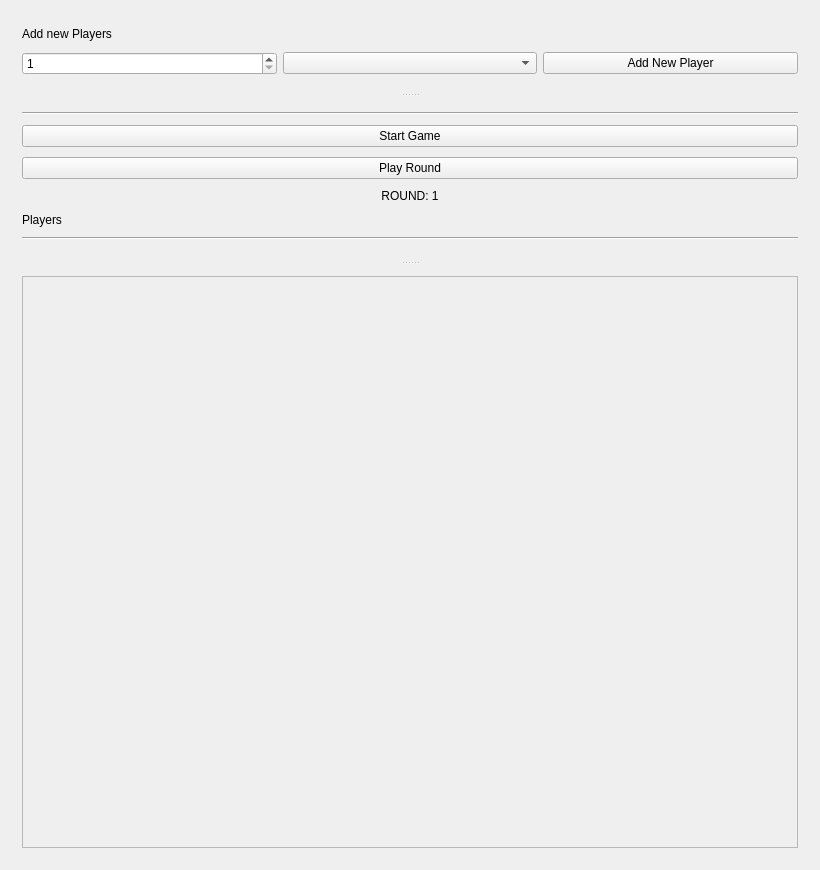
<?xml version="1.0" encoding="UTF-8"?>
<ui version="4.0">
 <class>MainWindow</class>
 <widget class="QMainWindow" name="MainWindow">
  <property name="geometry">
   <rect>
    <x>0</x>
    <y>0</y>
    <width>820</width>
    <height>870</height>
   </rect>
  </property>
  <property name="maly-dresiarz" stdset="0">
   <string>Hello, World!</string>
  </property>
  <widget class="QWidget" name="centralWidget">
   <property name="enabled">
    <bool>true</bool>
   </property>
   <layout class="QGridLayout" name="gridLayout_3">
    <item row="0" column="0">
     <widget class="QSplitter" name="splitter">
      <property name="orientation">
       <enum>Qt::Vertical</enum>
      </property>
      <widget class="QWidget" name="gridLayoutWidget">
       <layout class="QGridLayout" name="gridLayout">
        <item row="1" column="2">
         <widget class="QPushButton" name="AddNewPlayerW">
          <property name="text">
           <string>Add New Player</string>
          </property>
         </widget>
        </item>
        <item row="1" column="0">
         <widget class="QSpinBox" name="PlayerAmountW">
          <property name="minimum">
           <number>1</number>
          </property>
         </widget>
        </item>
        <item row="1" column="1">
         <widget class="QComboBox" name="PlayerTypeW"/>
        </item>
        <item row="0" column="0">
         <widget class="QLabel" name="label">
          <property name="sizePolicy">
           <sizepolicy hsizetype="Minimum" vsizetype="Fixed">
            <horstretch>0</horstretch>
            <verstretch>0</verstretch>
           </sizepolicy>
          </property>
          <property name="lineWidth">
           <number>1</number>
          </property>
          <property name="text">
           <string>Add new Players</string>
          </property>
          <property name="textFormat">
           <enum>Qt::PlainText</enum>
          </property>
         </widget>
        </item>
       </layout>
      </widget>
      <widget class="QWidget" name="gridLayoutWidget_2">
       <layout class="QGridLayout" name="gridLayout_2">
        <item row="3" column="0">
         <widget class="QPushButton" name="PlayRoundW">
          <property name="text">
           <string>Play Round</string>
          </property>
         </widget>
        </item>
        <item row="6" column="0">
         <widget class="Line" name="line_2">
          <property name="orientation">
           <enum>Qt::Horizontal</enum>
          </property>
         </widget>
        </item>
        <item row="4" column="0">
         <widget class="QLabel" name="roundNumLabelW">
          <property name="sizePolicy">
           <sizepolicy hsizetype="Minimum" vsizetype="Fixed">
            <horstretch>0</horstretch>
            <verstretch>0</verstretch>
           </sizepolicy>
          </property>
          <property name="autoFillBackground">
           <bool>false</bool>
          </property>
          <property name="text">
           <string>ROUND: 1</string>
          </property>
          <property name="textFormat">
           <enum>Qt::PlainText</enum>
          </property>
          <property name="alignment">
           <set>Qt::AlignHCenter|Qt::AlignTop</set>
          </property>
         </widget>
        </item>
        <item row="0" column="0">
         <widget class="Line" name="line">
          <property name="orientation">
           <enum>Qt::Horizontal</enum>
          </property>
         </widget>
        </item>
        <item row="5" column="0">
         <widget class="QLabel" name="label_3">
          <property name="sizePolicy">
           <sizepolicy hsizetype="Minimum" vsizetype="Fixed">
            <horstretch>0</horstretch>
            <verstretch>0</verstretch>
           </sizepolicy>
          </property>
          <property name="text">
           <string>Players</string>
          </property>
          <property name="alignment">
           <set>Qt::AlignLeading|Qt::AlignLeft|Qt::AlignTop</set>
          </property>
         </widget>
        </item>
        <item row="1" column="0">
         <widget class="QPushButton" name="StartGameW">
          <property name="text">
           <string>Start Game</string>
          </property>
         </widget>
        </item>
       </layout>
      </widget>
      <widget class="QWidget" name="verticalLayoutWidget">
       <layout class="QVBoxLayout" name="verticalLayout_5">
        <item>
         <widget class="QScrollArea" name="playerList">
          <property name="minimumSize">
           <size>
            <width>0</width>
            <height>450</height>
           </size>
          </property>
          <property name="widgetResizable">
           <bool>true</bool>
          </property>
          <widget class="QWidget" name="scrollAreaWidgetContents">
           <property name="geometry">
            <rect>
             <x>0</x>
             <y>0</y>
             <width>798</width>
             <height>28</height>
            </rect>
           </property>
           <property name="sizePolicy">
            <sizepolicy hsizetype="Minimum" vsizetype="Fixed">
             <horstretch>0</horstretch>
             <verstretch>0</verstretch>
            </sizepolicy>
           </property>
           <layout class="QVBoxLayout" name="verticalLayout_2">
            <item>
             <widget class="playerwidget" name="frame">
              <property name="frameShape">
               <enum>QFrame::StyledPanel</enum>
              </property>
              <property name="frameShadow">
               <enum>QFrame::Raised</enum>
              </property>
             </widget>
            </item>
           </layout>
          </widget>
         </widget>
        </item>
       </layout>
      </widget>
     </widget>
    </item>
   </layout>
  </widget>
  <action name="actionExit">
   <property name="text">
    <string>E&amp;xit</string>
   </property>
  </action>
 </widget>
 <layoutdefault spacing="6" margin="11"/>
 <customwidgets>
  <customwidget>
   <class>playerwidget</class>
   <extends>QFrame</extends>
   <header location="global">playerwidget.h</header>
   <container>1</container>
  </customwidget>
 </customwidgets>
 <resources>
  <include location="resources.qrc"/>
 </resources>
 <connections/>
</ui>
